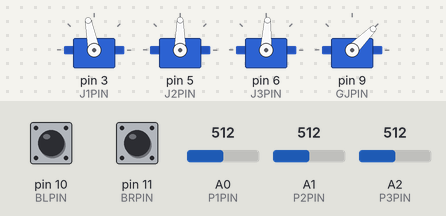
Simulated run of this sketch. Board: Arduino Uno, built with avr-gcc and run on an emulated ATmega328P. Shown: 4 × servo. The test bench sets the inputs (shaded band); at power-on: A0 (P1PIN) = 512, A1 (P2PIN) = 512, pin 10 (BLPIN) HIGH, A2 (P3PIN) = 512, pin 11 (BRPIN) HIGH.

Above: at 1.2 s.
1.3 s: A0 (P1PIN) set to 716
At 2.5 s:
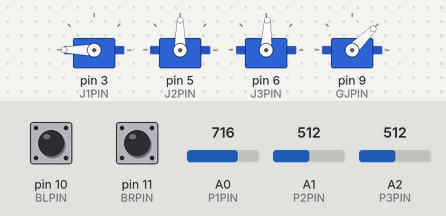
4.3 s: A1 (P2PIN) set to 716
At 5.5 s:
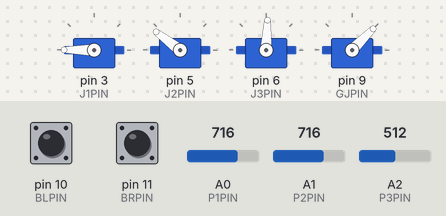
7.3 s: pin 10 (BLPIN) pulled LOW for 0.15 s
At 8.6 s:
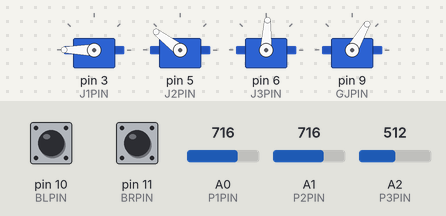
8.9 s: A2 (P3PIN) set to 716
At 10.6 s:
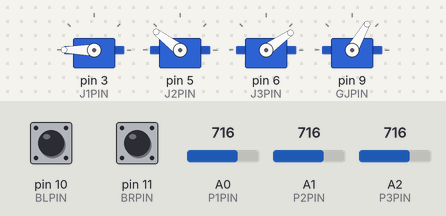
11.9 s: A1 (P2PIN) set to 1023
At 13.2 s:
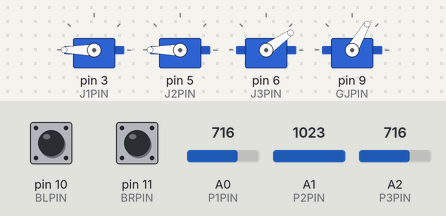
13.6 s: pin 11 (BRPIN) pulled LOW for 0.15 s
At 14.9 s:
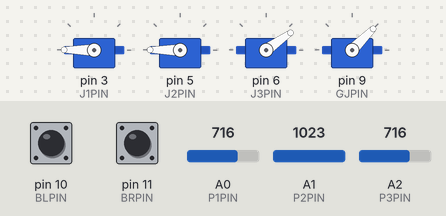
Timing chart, 0 to 16.2 s (numbered marks = the images above; inputs shaded):
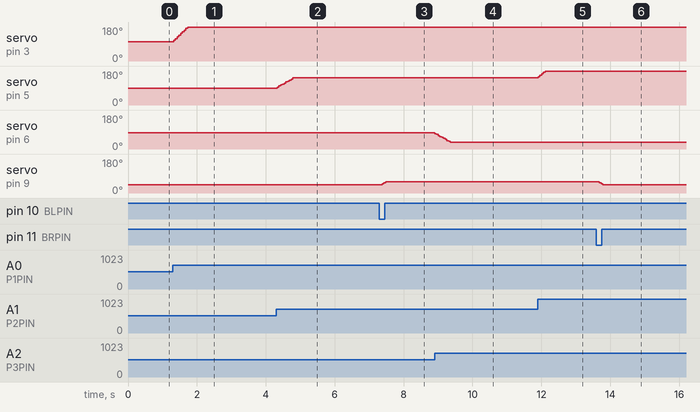

Measured:
- after the input at 1.3 s, servo on pin 3 (J1PIN): moves from 101° to 180° over 0.41 s, starting at once
- after the input at 4.3 s, servo on pin 5 (J2PIN): moves from 90° to 143° over 0.46 s, starting at once
- after the input at 7.3 s, servo on pin 9 (GJPIN): 45° → 60° after 0.08 s
- after the input at 8.9 s, servo on pin 6 (J3PIN): moves from 87° to 35° over 0.46 s, starting at once
- after the input at 11.9 s, servo on pin 5 (J2PIN): 143° → 180° at once
- after the input at 13.6 s, servo on pin 9 (GJPIN): 60° → 45° after 0.09 s

The sketch:

filtered_arm_controller.ino
```cpp
//simple robot arm project
//filtered arm controller
//uses a running average to filter out noise in the potentiometers
//behaves much more stable than basic controller program

#include <Servo.h>

// servo motors as joints in the arm
// joint 1 is in the base
#define J1PIN 3
Servo joint_1;
// joint 2 is on the lid of the base
#define J2PIN 5
Servo joint_2;
// joint 3 is on the top of the lower link
#define J3PIN 6
Servo joint_3;
// gripper has one servo that opens and closes it
#define GJPIN 9
Servo gripper;

// sensors in the joystick controller
// potentiometer 1 is in the base
#define P1PIN A0
int pot_1 = analogRead(P1PIN);
// potentiometer 2 is on the L-link
#define P2PIN A1
int pot_2 = analogRead(P2PIN);
// potentiometer 3 is on the lower link
#define P3PIN A2
int pot_3 = analogRead(P3PIN);
// left button
#define BLPIN 10
int left_button = 0;
// right button
#define BRPIN 11
int right_button = 0;

// at 0° gripper is closed, at 90° its completely open
int gripper_angle = 45;

// input values array from potentiometers
// for implementing a running average filter
const int numReadings = 10;
const int potpins[] = {P1PIN, P2PIN, P3PIN};
int index = 0;
int potreadings[3][numReadings];
int potsum[] = {0,0,0};

// reads the value of the potentiometer, pot_i is 1, 2 or 3
// returns the running average of the potentiometer value
int readPotAvg(int pot_i){
  int i = pot_i - 1;
  potsum[i] = potsum[i] - potreadings[i][index];
  potreadings[i][index] = analogRead(potpins[i]);
  potsum[i] = potsum[i] + potreadings[i][index];
  int average = potsum[i] / numReadings;
  return average;
}

// for basic debugging, reads every sensor and prints to Serial
void printState(){
  pot_1 = readPotAvg(1);
  pot_2 = readPotAvg(2);
  pot_3 = readPotAvg(3);
  Serial.print("Pot1: ");
  Serial.print(pot_1);
  Serial.print(" Pot 2: ");
  Serial.print(pot_2);
  Serial.print(" Pot 3: ");
  Serial.println(pot_3);
  if (!digitalRead(BLPIN)){
    Serial.println("Left pressed!");
  }
  if (!digitalRead(BRPIN)){
    Serial.println("Right pressed!");
  }
}

void setup() {
  joint_1.attach(J1PIN);
  joint_2.attach(J2PIN);
  joint_3.attach(J3PIN);
  gripper.attach(GJPIN);
  pinMode(BLPIN, INPUT_PULLUP);
  pinMode(BRPIN, INPUT_PULLUP);
  //initialise the potentiometer readings
  for (int thisReading = 0; thisReading < numReadings; thisReading++) {
    for(int pot = 0; pot < 3; pot++){
      potreadings[pot][thisReading] = analogRead(potpins[pot]);
      potsum[pot] = potsum[pot] + potreadings[pot][thisReading];
    }
  }
  // Serial is here for debugging
  Serial.begin(9600);
}

void loop() {
  //printState(); // uncomment to print to serial

  // read the potentiometers in the joystick and calculate a running average
  pot_1 = readPotAvg(1);
  pot_2 = readPotAvg(2);
  pot_3 = readPotAvg(3);

  // move the servos in the arm
  int j1_angle = map(pot_1,280,690,0,180);
  int j2_angle = map(pot_2,158,860,0,180);
  int j3_angle = map(pot_3,145,850,180,0);
  joint_1.write(j1_angle);
  joint_2.write(j2_angle);
  joint_3.write(j3_angle);
  gripper.write(gripper_angle);

  // left button opens the gripper
  if (!digitalRead(BLPIN) and gripper_angle < 90){
    gripper_angle = gripper_angle + 5;
  }
  // right button closes the gripper
  if (!digitalRead(BRPIN) and gripper_angle > 0){
    gripper_angle = gripper_angle - 5;
  }

  // change the index for the values arrays
  index = (index + 1) % numReadings;

  delay(50);
}
```
